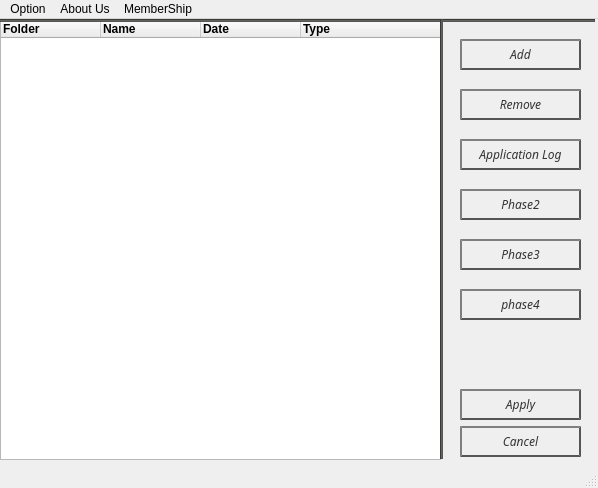
<?xml version="1.0" encoding="UTF-8"?>
<ui version="4.0">
 <class>MainWindow</class>
 <widget class="QMainWindow" name="MainWindow">
  <property name="enabled">
   <bool>true</bool>
  </property>
  <property name="geometry">
   <rect>
    <x>0</x>
    <y>0</y>
    <width>598</width>
    <height>488</height>
   </rect>
  </property>
  <property name="windowTitle">
   <string>MainWindow</string>
  </property>
  <property name="windowIcon">
   <iconset>
    <normaloff>../Folder Pics/folder.png</normaloff>../Folder Pics/folder.png</iconset>
  </property>
  <widget class="QWidget" name="centralwidget">
   <widget class="QTreeWidget" name="treeWidget">
    <property name="geometry">
     <rect>
      <x>0</x>
      <y>0</y>
      <width>441</width>
      <height>441</height>
     </rect>
    </property>
    <column>
     <property name="text">
      <string>Folder</string>
     </property>
     <property name="font">
      <font>
       <weight>75</weight>
       <bold>true</bold>
      </font>
     </property>
     <property name="textAlignment">
      <set>AlignLeading|AlignVCenter</set>
     </property>
    </column>
    <column>
     <property name="text">
      <string>Name</string>
     </property>
     <property name="font">
      <font>
       <weight>75</weight>
       <bold>true</bold>
      </font>
     </property>
     <property name="textAlignment">
      <set>AlignLeading|AlignVCenter</set>
     </property>
    </column>
    <column>
     <property name="text">
      <string>Date</string>
     </property>
     <property name="font">
      <font>
       <weight>75</weight>
       <bold>true</bold>
      </font>
     </property>
     <property name="textAlignment">
      <set>AlignLeading|AlignVCenter</set>
     </property>
    </column>
    <column>
     <property name="text">
      <string>Type</string>
     </property>
     <property name="font">
      <font>
       <weight>75</weight>
       <bold>true</bold>
      </font>
     </property>
     <property name="textAlignment">
      <set>AlignLeading|AlignVCenter</set>
     </property>
    </column>
   </widget>
   <widget class="QWidget" name="layoutWidget">
    <property name="geometry">
     <rect>
      <x>460</x>
      <y>370</y>
      <width>121</width>
      <height>70</height>
     </rect>
    </property>
    <layout class="QVBoxLayout" name="verticalLayout_2">
     <item>
      <widget class="QPushButton" name="apply">
       <property name="font">
        <font>
         <family>Ubuntu Condensed</family>
         <italic>true</italic>
        </font>
       </property>
       <property name="styleSheet">
        <string notr="true">QPushButton {
color: #333;
border: 2px solid #555;
border-radius: 20px;
border-style: outset;
background: qradialgradient(
cx: 0.3, cy: -0.4, fx: 0.3, fy: -0.4,
radius: 1.35, stop: 0 #fff, stop: 1 #888
);
padding: 5px;
}

QPushButton:hover {
background: qradialgradient(
cx: 0.3, cy: -0.4, fx: 0.3, fy: -0.4,
radius: 1.35, stop: 0 #fff, stop: 1 #bbb
);
}</string>
       </property>
       <property name="text">
        <string>Apply</string>
       </property>
      </widget>
     </item>
     <item>
      <widget class="QPushButton" name="cancel">
       <property name="font">
        <font>
         <family>Ubuntu Condensed</family>
         <italic>true</italic>
        </font>
       </property>
       <property name="whatsThis">
        <string>&lt;html&gt;&lt;head/&gt;&lt;body&gt;&lt;p&gt;QPushButton {&lt;/p&gt;&lt;p&gt;color: #333;&lt;/p&gt;&lt;p&gt;border: 2px solid #555;&lt;/p&gt;&lt;p&gt;border-radius: 20px;&lt;/p&gt;&lt;p&gt;border-style: outset;&lt;/p&gt;&lt;p&gt;background: qradialgradient(&lt;/p&gt;&lt;p&gt;cx: 0.3, cy: -0.4, fx: 0.3, fy: -0.4,&lt;/p&gt;&lt;p&gt;radius: 1.35, stop: 0 #fff, stop: 1 #888&lt;/p&gt;&lt;p&gt;);&lt;/p&gt;&lt;p&gt;padding: 5px;&lt;/p&gt;&lt;p&gt;}&lt;/p&gt;&lt;p&gt;&lt;br/&gt;&lt;/p&gt;&lt;p&gt;QPushButton:hover {&lt;/p&gt;&lt;p&gt;background: qradialgradient(&lt;/p&gt;&lt;p&gt;cx: 0.3, cy: -0.4, fx: 0.3, fy: -0.4,&lt;/p&gt;&lt;p&gt;radius: 1.35, stop: 0 #fff, stop: 1 #bbb&lt;/p&gt;&lt;p&gt;);&lt;/p&gt;&lt;p&gt;}&lt;/p&gt;&lt;/body&gt;&lt;/html&gt;</string>
       </property>
       <property name="styleSheet">
        <string notr="true">QPushButton {
color: #333;
border: 2px solid #555;
border-radius: 20px;
border-style: outset;
background: qradialgradient(
cx: 0.3, cy: -0.4, fx: 0.3, fy: -0.4,
radius: 1.35, stop: 0 #fff, stop: 1 #888
);
padding: 5px;
}

QPushButton:hover {
background: qradialgradient(
cx: 0.3, cy: -0.4, fx: 0.3, fy: -0.4,
radius: 1.35, stop: 0 #fff, stop: 1 #bbb
);
}</string>
       </property>
       <property name="text">
        <string>Cancel</string>
       </property>
      </widget>
     </item>
    </layout>
   </widget>
   <widget class="Line" name="line">
    <property name="geometry">
     <rect>
      <x>0</x>
      <y>0</y>
      <width>595</width>
      <height>3</height>
     </rect>
    </property>
    <property name="styleSheet">
     <string notr="true">background-color:rgb(85, 87, 83)</string>
    </property>
    <property name="orientation">
     <enum>Qt::Horizontal</enum>
    </property>
   </widget>
   <widget class="Line" name="line_2">
    <property name="geometry">
     <rect>
      <x>440</x>
      <y>0</y>
      <width>3</width>
      <height>440</height>
     </rect>
    </property>
    <property name="styleSheet">
     <string notr="true">background-color:rgb(85, 87, 83)</string>
    </property>
    <property name="orientation">
     <enum>Qt::Vertical</enum>
    </property>
   </widget>
   <widget class="QPushButton" name="step2">
    <property name="geometry">
     <rect>
      <x>460</x>
      <y>170</y>
      <width>121</width>
      <height>31</height>
     </rect>
    </property>
    <property name="font">
     <font>
      <family>Ubuntu Condensed</family>
      <italic>true</italic>
     </font>
    </property>
    <property name="styleSheet">
     <string notr="true">QPushButton {
color: #333;
border: 2px solid #555;
border-radius: 20px;
border-style: outset;
background: qradialgradient(
cx: 0.3, cy: -0.4, fx: 0.3, fy: -0.4,
radius: 1.35, stop: 0 #fff, stop: 1 #888
);
padding: 5px;
}

QPushButton:hover {
background: qradialgradient(
cx: 0.3, cy: -0.4, fx: 0.3, fy: -0.4,
radius: 1.35, stop: 0 #fff, stop: 1 #bbb
);
}</string>
    </property>
    <property name="text">
     <string>Phase2</string>
    </property>
   </widget>
   <widget class="QPushButton" name="step3">
    <property name="geometry">
     <rect>
      <x>460</x>
      <y>220</y>
      <width>121</width>
      <height>31</height>
     </rect>
    </property>
    <property name="font">
     <font>
      <family>Ubuntu Condensed</family>
      <italic>true</italic>
     </font>
    </property>
    <property name="styleSheet">
     <string notr="true">QPushButton {
color: #333;
border: 2px solid #555;
border-radius: 20px;
border-style: outset;
background: qradialgradient(
cx: 0.3, cy: -0.4, fx: 0.3, fy: -0.4,
radius: 1.35, stop: 0 #fff, stop: 1 #888
);
padding: 5px;
}

QPushButton:hover {
background: qradialgradient(
cx: 0.3, cy: -0.4, fx: 0.3, fy: -0.4,
radius: 1.35, stop: 0 #fff, stop: 1 #bbb
);
}</string>
    </property>
    <property name="text">
     <string>Phase3</string>
    </property>
   </widget>
   <widget class="QPushButton" name="step4">
    <property name="geometry">
     <rect>
      <x>460</x>
      <y>270</y>
      <width>121</width>
      <height>31</height>
     </rect>
    </property>
    <property name="font">
     <font>
      <family>Ubuntu Condensed</family>
      <italic>true</italic>
     </font>
    </property>
    <property name="styleSheet">
     <string notr="true">QPushButton {
color: #333;
border: 2px solid #555;
border-radius: 20px;
border-style: outset;
background: qradialgradient(
cx: 0.3, cy: -0.4, fx: 0.3, fy: -0.4,
radius: 1.35, stop: 0 #fff, stop: 1 #888
);
padding: 5px;
}

QPushButton:hover {
background: qradialgradient(
cx: 0.3, cy: -0.4, fx: 0.3, fy: -0.4,
radius: 1.35, stop: 0 #fff, stop: 1 #bbb
);
}</string>
    </property>
    <property name="text">
     <string>phase4</string>
    </property>
   </widget>
   <widget class="QPushButton" name="log">
    <property name="geometry">
     <rect>
      <x>460</x>
      <y>120</y>
      <width>121</width>
      <height>31</height>
     </rect>
    </property>
    <property name="font">
     <font>
      <family>Ubuntu Condensed</family>
      <italic>true</italic>
     </font>
    </property>
    <property name="styleSheet">
     <string notr="true">QPushButton {
color: #333;
border: 2px solid #555;
border-radius: 20px;
border-style: outset;
background: qradialgradient(
cx: 0.3, cy: -0.4, fx: 0.3, fy: -0.4,
radius: 1.35, stop: 0 #fff, stop: 1 #888
);
}
QPushButton:hover {
background: qradialgradient(
cx: 0.3, cy: -0.4, fx: 0.3, fy: -0.4,
radius: 1.35, stop: 0 #fff, stop: 1 #bbb
);
}</string>
    </property>
    <property name="text">
     <string>Application Log</string>
    </property>
   </widget>
   <widget class="QPushButton" name="add">
    <property name="geometry">
     <rect>
      <x>460</x>
      <y>20</y>
      <width>121</width>
      <height>31</height>
     </rect>
    </property>
    <property name="font">
     <font>
      <family>Ubuntu Condensed</family>
      <weight>50</weight>
      <italic>true</italic>
      <bold>false</bold>
     </font>
    </property>
    <property name="styleSheet">
     <string notr="true">QPushButton {
color: #333;
border: 2px solid #555;
border-radius: 20px;
border-style: outset;
background: qradialgradient(
cx: 0.3, cy: -0.4, fx: 0.3, fy: -0.4,
radius: 1.35, stop: 0 #fff, stop: 1 #888
);
}
QPushButton:hover {
background: qradialgradient(
cx: 0.3, cy: -0.4, fx: 0.3, fy: -0.4,
radius: 1.35, stop: 0 #fff, stop: 1 #bbb
);
}</string>
    </property>
    <property name="text">
     <string>Add</string>
    </property>
   </widget>
   <widget class="QPushButton" name="remove">
    <property name="geometry">
     <rect>
      <x>460</x>
      <y>70</y>
      <width>121</width>
      <height>31</height>
     </rect>
    </property>
    <property name="font">
     <font>
      <family>Ubuntu Condensed</family>
      <italic>true</italic>
     </font>
    </property>
    <property name="styleSheet">
     <string notr="true">QPushButton {
color: #333;
border: 2px solid #555;
border-radius: 20px;
border-style: outset;
background: qradialgradient(
cx: 0.3, cy: -0.4, fx: 0.3, fy: -0.4,
radius: 1.35, stop: 0 #fff, stop: 1 #888
);
}
QPushButton:hover {
background: qradialgradient(
cx: 0.3, cy: -0.4, fx: 0.3, fy: -0.4,
radius: 1.35, stop: 0 #fff, stop: 1 #bbb
);
}</string>
    </property>
    <property name="text">
     <string>Remove</string>
    </property>
   </widget>
  </widget>
  <widget class="QMenuBar" name="menubar">
   <property name="geometry">
    <rect>
     <x>0</x>
     <y>0</y>
     <width>598</width>
     <height>22</height>
    </rect>
   </property>
   <widget class="QMenu" name="menuOption">
    <property name="title">
     <string>Option</string>
    </property>
    <widget class="QMenu" name="menuSort">
     <property name="title">
      <string>Sort by</string>
     </property>
     <addaction name="actionName"/>
     <addaction name="separator"/>
     <addaction name="actionDate"/>
     <addaction name="separator"/>
     <addaction name="actionType"/>
     <addaction name="separator"/>
     <addaction name="actionReset"/>
    </widget>
    <addaction name="separator"/>
    <addaction name="menuSort"/>
    <addaction name="separator"/>
    <addaction name="actionUnizp_file"/>
    <addaction name="separator"/>
    <addaction name="actionRefresh"/>
   </widget>
   <widget class="QMenu" name="menuAbout_Us">
    <property name="title">
     <string>About Us</string>
    </property>
    <addaction name="actionHelp"/>
    <addaction name="separator"/>
    <addaction name="separator"/>
    <addaction name="actionPrivacy_policy"/>
   </widget>
   <widget class="QMenu" name="menuMemberShip">
    <property name="title">
     <string>MemberShip</string>
    </property>
    <addaction name="actionWhy_should_we_join_FMS_community"/>
    <addaction name="separator"/>
   </widget>
   <addaction name="menuOption"/>
   <addaction name="menuAbout_Us"/>
   <addaction name="menuMemberShip"/>
  </widget>
  <widget class="QStatusBar" name="statusbar"/>
  <action name="actionName">
   <property name="icon">
    <iconset resource="Image.qrc">
     <normaloff>:/IMAGE1/Folder Pics/sort.png</normaloff>:/IMAGE1/Folder Pics/sort.png</iconset>
   </property>
   <property name="text">
    <string>Name</string>
   </property>
  </action>
  <action name="actionDate">
   <property name="icon">
    <iconset resource="Image.qrc">
     <normaloff>:/IMAGE1/Folder Pics/sort.png</normaloff>:/IMAGE1/Folder Pics/sort.png</iconset>
   </property>
   <property name="text">
    <string>Date</string>
   </property>
  </action>
  <action name="actionType">
   <property name="icon">
    <iconset resource="Image.qrc">
     <normaloff>:/IMAGE1/Folder Pics/sort.png</normaloff>:/IMAGE1/Folder Pics/sort.png</iconset>
   </property>
   <property name="text">
    <string>Type</string>
   </property>
  </action>
  <action name="actionHelp">
   <property name="icon">
    <iconset>
     <normaloff>../Folder Pics/help.png</normaloff>../Folder Pics/help.png</iconset>
   </property>
   <property name="text">
    <string>Help</string>
   </property>
  </action>
  <action name="actionPrivacy_policy">
   <property name="icon">
    <iconset resource="Image.qrc">
     <normaloff>:/IMAGE1/Folder Pics/priavcy.png</normaloff>:/IMAGE1/Folder Pics/priavcy.png</iconset>
   </property>
   <property name="text">
    <string>Privacy and policy</string>
   </property>
  </action>
  <action name="actionWhy_should_we_join_FMS_community">
   <property name="text">
    <string>Why should we join FMS community ?</string>
   </property>
  </action>
  <action name="actionReset">
   <property name="icon">
    <iconset resource="Image.qrc">
     <normaloff>:/IMAGE1/Folder Pics/reset2.png</normaloff>:/IMAGE1/Folder Pics/reset2.png</iconset>
   </property>
   <property name="text">
    <string>Reset</string>
   </property>
  </action>
  <action name="actionUnizp_file">
   <property name="text">
    <string>Unizp file</string>
   </property>
  </action>
  <action name="actionRefresh">
   <property name="icon">
    <iconset resource="Image.qrc">
     <normaloff>:/IMAGE1/Folder Pics/refresh2.png</normaloff>:/IMAGE1/Folder Pics/refresh2.png</iconset>
   </property>
   <property name="text">
    <string>Refresh</string>
   </property>
  </action>
 </widget>
 <resources>
  <include location="Image.qrc"/>
 </resources>
 <connections/>
</ui>
